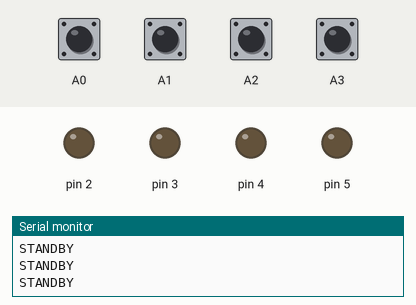
Recording of a program running on a simulated Arduino Uno, built with avr-gcc and run on an emulated ATmega328P. Parts: output pins drawn as LEDs (lit = HIGH), the last lines printed to the serial monitor. The test bench sets the inputs (shaded band); at power-on: A0–3 HIGH.

Above: at 2.8 s.
2.9 s: A0 pulled LOW for 1.2 s
At 3.8 s:
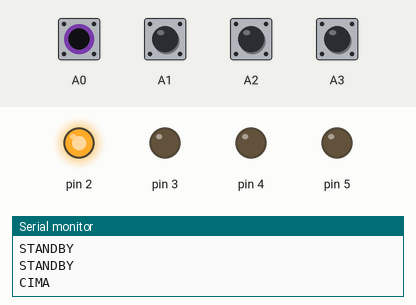
6.5 s: A1 pulled LOW for 1.2 s
At 7.8 s:
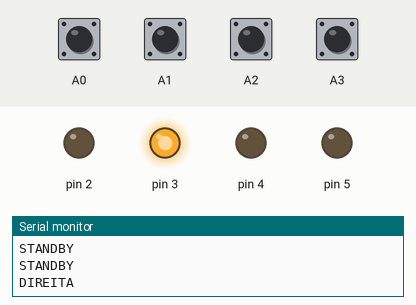
9.5 s: A2 pulled LOW for 1.2 s
At 10.3 s:
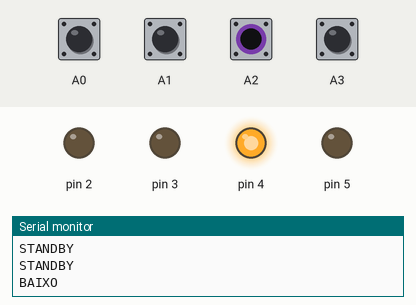
12.5 s: A3 pulled LOW for 1.2 s
At 13.8 s:
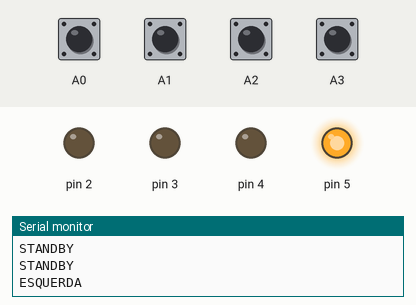
15.5 s: A0 driven LOW and A1 driven LOW
At 17.2 s:
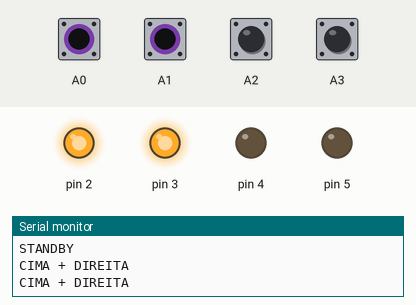
17.5 s: A2 pulled LOW for 1.2 s
At 18.8 s:
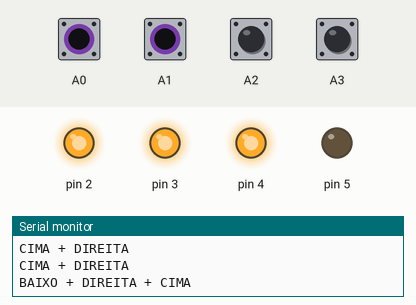
Timing chart, 0 to 20.5 s (numbered marks = the images above; inputs shaded):
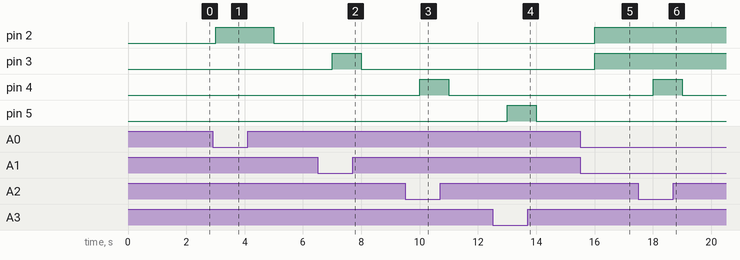

The program:

main.cpp
```cpp
#include <Arduino.h>

int baudRate = 9600;

// Enum Switch Case
typedef enum Caso
{
  STANDBY = 0,
  CIMA,
  DIREITA,
  BAIXO,
  ESQUERDA,
  //-- 2 combinacoes --//
  CIMA_DIREITA,
  BAIXO_ESQUERDA,
  CIMA_ESQUERDA,
  BAIXO_DIREITA,
  CIMA_BAIXO,
  DIREITA_ESQUERDA,
  //-- 3 combinacoes --//
  CIMA_DIREITA_ESQUERDA,
  BAIXO_DIREITA_ESQUERDA,
  CIMA_BAIXO_DIREITA,
  CIMA_BAIXO_ESQUERDA,
  BAIXO_ESQUERDA_CIMA,
  BAIXO_DIREITA_CIMA,
};
Caso opcao;

// estrutura botao
typedef struct Botao
{
  int estado;
  int periferico;
};
Botao botoes[4];

// estrutura led
typedef struct Leds
{
  int estado;
  int periferico;
};
Leds led[4];

// variavel index
int index = 0;

void setup()
{
  Serial.begin(9600);

  // Porta dos botoes
  botoes[0].periferico = A0;
  botoes[1].periferico = A1;
  botoes[2].periferico = A2;
  botoes[3].periferico = A3;

  // Porta dos Leds
  led[0].periferico = 2;
  led[1].periferico = 3;
  led[2].periferico = 4;
  led[3].periferico = 5;

  // Index dos botoes
  while (index < 4)
  {
    // Estado do botao
    botoes[index].estado = LOW;

    // Estado do led
    led[index].estado = LOW;

    // Pinmode do botao
    pinMode(botoes[index].periferico, INPUT_PULLUP);

    // Pinmode do led
    pinMode(led[index].periferico, OUTPUT);

    index++;
  }

}

void loop()
{
  index = 0;

    // WHILE DO ESTADO DOS BOTOES TODOS
    while (index < 4)
    {
      botoes[index].estado = !digitalRead(botoes[index].periferico);
      index++;
    }

    // CONDICOES DOS LEDS
    index = 0;
    while (index < 4)
    {
      led[index].estado = LOW;
      digitalWrite(led[index].periferico, LOW);
      index++;
    }

    // CONDICOES DOS 4 BOTOES PRIMARIOS
    if (!botoes[0].estado && !botoes[1].estado && !botoes[2].estado && !botoes[3].estado)
    {
      opcao = STANDBY;
    }

    if (botoes[0].estado && !botoes[1].estado && !botoes[2].estado && !botoes[3].estado)
    {
      opcao = CIMA;
    }

    if (!botoes[0].estado && botoes[1].estado && !botoes[2].estado && !botoes[3].estado)
    {
      opcao = DIREITA;
    }

     if (!botoes[0].estado && !botoes[1].estado && botoes[2].estado && !botoes[3].estado)
    {
      opcao = BAIXO;
    }

     if (!botoes[0].estado && !botoes[1].estado && !botoes[2].estado && botoes[3].estado)
    {
      opcao = ESQUERDA;
    }

    // CONDICOES DAS 6 (1botao + 1botao) COMBINACOES DE BOTOES
     if (botoes[0].estado && botoes[1].estado && !botoes[2].estado && !botoes[3].estado)
    {
      opcao = CIMA_DIREITA;
    }

     if (!botoes[0].estado && !botoes[1].estado && botoes[2].estado && botoes[3].estado)
    {
      opcao = BAIXO_ESQUERDA;
    }

     if (botoes[0].estado && !botoes[1].estado && !botoes[2].estado && botoes[3].estado)
    {
      opcao = CIMA_ESQUERDA;
    }

     if (!botoes[0].estado && botoes[1].estado && botoes[2].estado && !botoes[3].estado)
    {
      opcao = BAIXO_DIREITA;
    }

     if (botoes[0].estado && !botoes[1].estado && botoes[2].estado && !botoes[3].estado)
    {
      opcao = CIMA_BAIXO;
    }

    if (!botoes[0].estado && botoes[1].estado && !botoes[2].estado && botoes[3].estado)
    {
      opcao = DIREITA_ESQUERDA;
    }
    // CONDICOES DAS 6 (1botao + 1botao + 1botao) COMBINACOES DE BOTOES
     if (botoes[0].estado && botoes[1].estado && !botoes[2].estado && botoes[3].estado)
    {
      opcao = CIMA_DIREITA_ESQUERDA;
    }

     if (!botoes[0].estado && botoes[1].estado && botoes[2].estado && botoes[3].estado)
    {
      opcao = BAIXO_DIREITA_ESQUERDA;
    }

     if (botoes[0].estado && botoes[1].estado && botoes[2].estado && !botoes[3].estado)
    {
      opcao = CIMA_BAIXO_DIREITA;
    }

     if (botoes[0].estado && !botoes[1].estado && botoes[2].estado && botoes[3].estado)
    {
      opcao = CIMA_BAIXO_ESQUERDA;
    }

     if (botoes[0].estado && !botoes[1].estado && botoes[2].estado && botoes[3].estado)
    {
      opcao = BAIXO_ESQUERDA_CIMA;
    }

     if (botoes[0].estado && botoes[1].estado && botoes[2].estado && !botoes[3].estado)
    {
      opcao = BAIXO_DIREITA_CIMA;
    }


    // SWITCH CASE COM AS OPCOES PARA IMPRIMIR NO SERIAL MONITOR
    switch (opcao)
    {

    // CASO DO "STANDBY" (SEM PRESSIONAR ALGUM BOTAO)
    case 0:
      Serial.println("STANDBY");
      break;

    // CASOS DOS 4 BOTOES PRIMARIOS
    case 1:
      Serial.println("CIMA");
      digitalWrite(led[0].periferico, HIGH);
      break;

    case 2:
      Serial.println("DIREITA");
      digitalWrite(led[1].periferico, HIGH);
      break;

    case 3:
      Serial.println("BAIXO");
      digitalWrite(led[2].periferico, HIGH);
      break;

    case 4:
      Serial.println("ESQUERDA");
      digitalWrite(led[3].periferico, HIGH);
      break;

    // CASOS DAS 6 COMBINACOES DE BOTOES (1bota + 1botao)
    case 5:
      Serial.println("CIMA + DIREITA");
      digitalWrite(led[0].periferico, HIGH);
      digitalWrite(led[1].periferico, HIGH);
      break;

    case 6:
      Serial.println("BAIXO + ESQUERDA");
      digitalWrite(led[2].periferico, HIGH);
      digitalWrite(led[3].periferico, HIGH);
      break;

    case 7:
      Serial.println("CIMA + ESQUERDA");
      digitalWrite(led[0].periferico, HIGH);
      digitalWrite(led[3].periferico, HIGH);
      break;

    case 8:
      Serial.println("BAIXO + DIREITA");
      digitalWrite(led[1].periferico, HIGH);
      digitalWrite(led[2].periferico, HIGH);
      break;

    case 9:
      Serial.println("CIMA + BAIXO");
      digitalWrite(led[0].periferico, HIGH);
      digitalWrite(led[2].periferico, HIGH);
      break;

    case 10:
      Serial.println("DIREITA + ESQUERDA");
      digitalWrite(led[1].periferico, HIGH);
      digitalWrite(led[3].periferico, HIGH);
      break;

    // CASOS DAS 6 COMBINACOES DE BOTOES (1bota + 1botao)
    case 11:
      Serial.println("CIMA + DIREITA + ESQUERDA");
      digitalWrite(led[0].periferico, HIGH);
      digitalWrite(led[1].periferico, HIGH);
      digitalWrite(led[3].periferico, HIGH);
      break;

    case 12:
      Serial.println("BAIXO + DIREITA + ESQUERDA");
      digitalWrite(led[1].periferico, HIGH);
      digitalWrite(led[2].periferico, HIGH);
      digitalWrite(led[3].periferico, HIGH);
      break;

    case 13:
      Serial.println("CIMA + BAIXO + DIREITA");
      digitalWrite(led[0].periferico, HIGH);
      digitalWrite(led[1].periferico, HIGH);
      digitalWrite(led[2].periferico, HIGH);
      break;

    case 14:
      Serial.println("CIMA + BAIXO + ESQUERDA");
      digitalWrite(led[0].periferico, HIGH);
      digitalWrite(led[2].periferico, HIGH);
      digitalWrite(led[3].periferico, HIGH);
      break;

    case 15:
      Serial.println("BAIXO + ESQUERDA + CIMA");
      digitalWrite(led[0].periferico, HIGH);
      digitalWrite(led[2].periferico, HIGH);
      digitalWrite(led[3].periferico, HIGH);
      break;

    case 16:
      Serial.println("BAIXO + DIREITA + CIMA");
      digitalWrite(led[0].periferico, HIGH);
      digitalWrite(led[1].periferico, HIGH);
      digitalWrite(led[2].periferico, HIGH);
      break;

    default:
      break;
    }
  delay(1000);
}
```

Measured:
- after the input at 2.9 s, pin 2: LOW → HIGH after 0.10 s, → LOW 2.0 s later
- after the input at 6.5 s, pin 3: LOW → HIGH after 0.50 s, → LOW 1.0 s later
- after the input at 9.5 s, pin 4: LOW → HIGH after 0.50 s, → LOW 1.0 s later
- after the input at 12.5 s, pin 5: LOW → HIGH after 0.50 s, → LOW 1.0 s later
- after the input at 15.5 s, pin 2, pin 3: LOW → HIGH after 0.50 s
- after the input at 17.5 s, pin 4: LOW → HIGH after 0.50 s, → LOW 1.0 s later
